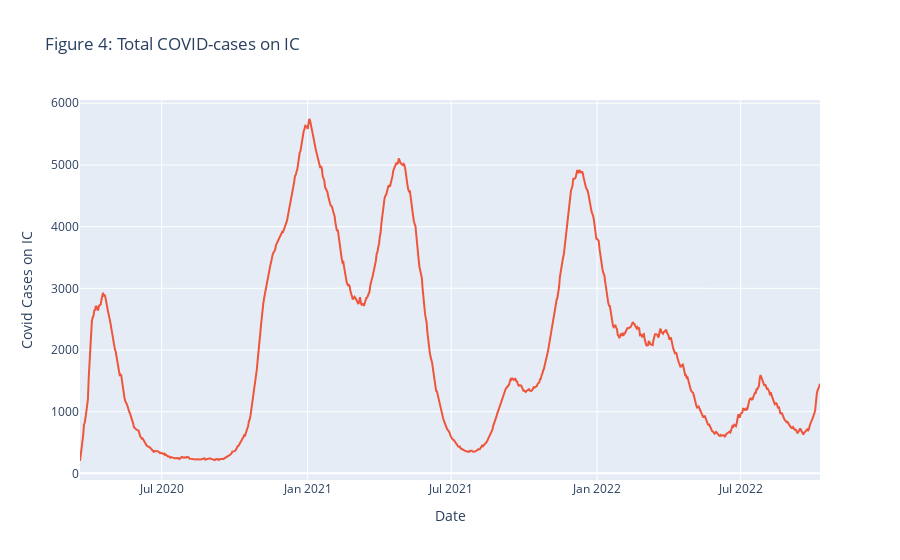

Write notebook code for a chart like this one.
### Code cell
df4 = df_ic_cases_covid_germany
fig = px.line(df4, x= df_ic_cases_covid_germany.index, y= "Covid Cases on IC", 
              title="Figure 4: Total COVID-cases on IC" )
fig.update_traces(line_color='#EF553B')
fig.show()

### Figure 1 — Plotly figure (JSON) as saved in the notebook; plotly's stock layout.template omitted (floating-point values rounded to 4 significant figures; data arrays with more than 128 entries replaced by an {"elided": "..."} marker saying what was removed)
{"data": [{"hovertemplate": "Date=%{x}<br>Covid Cases on IC=%{y}<extra></extra>", "legendgroup": "", "line": {"color": "#EF553B", "dash": "solid"}, "marker": {"symbol": "circle"}, "mode": "lines", "name": "", "orientation": "v", "showlegend": false, "type": "scatter", "x": {"elided": "934 str values"}, "xaxis": "x", "y": {"elided": "934 int values"}, "yaxis": "y"}], "layout": {"legend": {"tracegroupgap": 0}, "title": {"text": "Figure 4: Total COVID-cases on IC"}, "xaxis": {"anchor": "y", "domain": [0, 1], "title": {"text": "Date"}}, "yaxis": {"anchor": "x", "domain": [0, 1], "title": {"text": "Covid Cases on IC"}}}}
